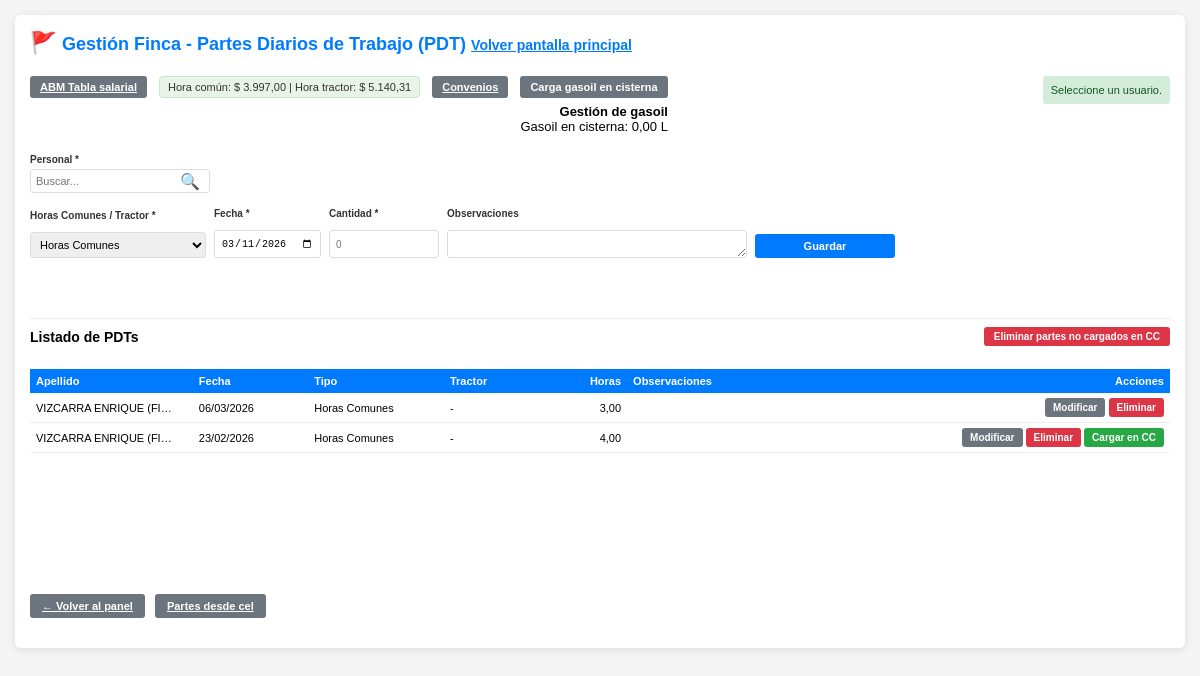
Page /gestionar_finca.php?cc=sin_usuario (signed in) on the earlier database version.
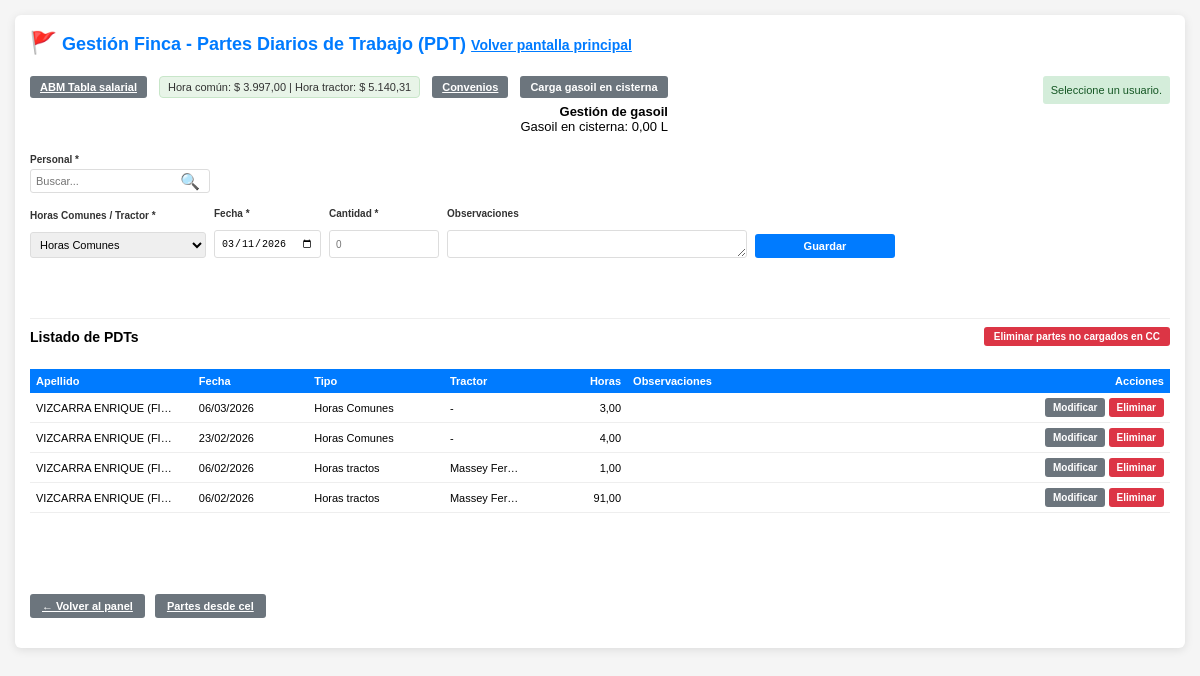
Same page on the later database version.
### tables this page shows
CREATE TABLE `pdt` (
  `id` int(11) NOT NULL AUTO_INCREMENT,
  `usuario_id` int(11) NOT NULL,
  `tipo_horas` enum('Horas tractos','Horas Comunes') NOT NULL DEFAULT 'Horas Comunes',
  `tractor` varchar(100) DEFAULT NULL,
  `fecha` date NOT NULL,
  `horas` decimal(5,2) DEFAULT 0.00,
  `cant_gasoil` decimal(6,2) DEFAULT NULL,
  `cambio_aceite` tinyint(1) DEFAULT 0,
  `en_cc` tinyint(1) DEFAULT 0,
  `observaciones` text DEFAULT NULL,
  `fecha_creacion` timestamp NOT NULL DEFAULT current_timestamp(),
  `fecha_modificacion` timestamp NOT NULL DEFAULT current_timestamp() ON UPDATE current_timestamp(),
  PRIMARY KEY (`id`),
  KEY `idx_usuario` (`usuario_id`),
  KEY `idx_fecha` (`fecha`),
  CONSTRAINT `pdt_ibfk_1` FOREIGN KEY (`usuario_id`) REFERENCES `usuarios` (`id`) ON DELETE CASCADE
);

CREATE TABLE `usuarios` (
  `id` int(11) NOT NULL AUTO_INCREMENT,
  `apellido` varchar(150) NOT NULL,
  `dni` varchar(20) NOT NULL,
  `cuit` varchar(25) DEFAULT NULL,
  `domicilio` varchar(200) DEFAULT NULL,
  `email` varchar(100) DEFAULT NULL,
  `celular` varchar(20) DEFAULT NULL,
  `consorcio` varchar(100) DEFAULT NULL,
  PRIMARY KEY (`id`)
);

### gestionar_finca.php (the view, shortened to what the changed rows need)
<?php
include 'db.php';
$desde_cel = DESDE_CEL;
if ($desde_cel) {
    $form_action_url = 'partes_desde_cel.php';
    $titulo_pagina = 'Partes desde cel';
} else {
    $form_action_url = 'gestionar_finca.php';
    $titulo_pagina = 'Gestión Finca - Partes Diarios de Trabajo (PDT)';
}
$es_nivel_0 = (isset($_SESSION['acceso_nivel']) && (int)$_SESSION['acceso_nivel'] === 0);
$lista_pdt = [];
$sql_lista = "SELECT p.id, p.usuario_id, p.tipo_horas, p.tractor, p.fecha, p.horas, p.cant_gasoil, p.cambio_aceite, p.en_cc, p.observaciones, u.apellido AS usuario_nombre FROM pdt p INNER JOIN usuarios u ON u.id = p.usuario_id ORDER BY p.fecha DESC, p.id DESC LIMIT 200";
$res_lista = mysqli_query($conexion, $sql_lista);
if ($res_lista) {
    while ($row = mysqli_fetch_assoc($res_lista)) {
        $keys = array_map('strtolower', array_keys($row));
        $combined = @array_combine($keys, array_values($row));
        $lista_pdt[] = (is_array($combined) ? $combined : $row);
    }
}
?>
<!DOCTYPE html>
<html lang="es">
<head>
</head>
<?php
        $url_esc_volver = $desde_cel ? ($es_nivel_0 ? 'logout.php' : 'gestionar_finca.php') : 'index.php';
        $js_esc = "if((e.keyCode||e.which)==27){var f=document.getElementById('formCargaGasoilSisterna');if(f&&f.style.display!='none'){f.style.display='none';return false;}";
        $js_esc .= "location.href='".addslashes($url_esc_volver)."';return false;}";
        ?>
<body onkeydown="var e=event||window.event;<?= $js_esc ?>">
    <div class="container">
        <div style="display: flex; align-items: flex-start; justify-content: space-between; gap: 20px; flex-wrap: wrap; margin-bottom: 15px;">
            <h2 style="margin: 0;"><span style="font-size: 1.2em;" title="PDT">🚩</span> <?= htmlspecialchars($titulo_pagina) ?> <a href="<?= $desde_cel ? ($es_nivel_0 ? 'logout.php' : 'gestionar_finca.php') : 'index.php' ?>" id="linkVolverEsc" style="font-size: 14px; color: #007bff;" title="Volver (ESC)">Volver pantalla principal</a></h2>
        <div style="margin-top: 24px; padding-top: 8px; position: relative; z-index: 2; clear: both; width: 100%; border-top: 1px solid #eee;">
            <div id="grid1" class="wrap-tabla-pdt">
        <table class="tabla-listado-pdt">
            <colgroup>
            </colgroup>
            <thead>
                <tr>
                    <th class="col-apellido">Apellido</th>
                    <th class="col-fecha">Fecha</th>
                    <th class="col-tipo">Tipo</th>
                    <th class="col-tractor">Tractor</th>
                    <th class="col-horas">Horas</th>
                    <th class="col-observaciones">Observaciones</th>
                    <th class="col-acciones">Acciones</th>
                </tr>
            </thead>
            <tbody>
                <?php $tiene_datos = count($lista_pdt) > 0; ?>
                <?php if ($tiene_datos): ?>
                    <?php foreach ($lista_pdt as $pdt): ?>
                        <?php
                        $p = function($k, $def = '') use ($pdt) {
                            $v = $pdt[$k] ?? $pdt[strtoupper($k)] ?? $pdt[ucfirst($k)] ?? $def;
                            return $v !== null && $v !== '' ? $v : $def;
                        };
                        $tiene_obs = !empty(trim((string)$p('observaciones', '')));
                        $uid = (int)$p('usuario_id', 0);
                        $nom = htmlspecialchars((string)$p('usuario_nombre', '-'));
                        $tipo = htmlspecialchars((string)$p('tipo_horas', '-'));
                        $tractor = htmlspecialchars((string)($p('tractor') ?: '-'));
                        $fechaRaw = $p('fecha', '');
                        $fechaFmt = $fechaRaw ? @date('d/m/Y', strtotime($fechaRaw)) : '-';
                        $horas = (float)$p('horas', 0);
                        $encc = (isset($pdt['en_cc']) ? (int)$pdt['en_cc'] : (int)($pdt['en_cc'] ?? 0));
                        $obs_raw = trim((string)$p('observaciones', ''));
                        $nom_show = (string)$nom; if (function_exists('mb_strlen') && function_exists('mb_substr') && mb_strlen($nom_show) > 20) { $nom_show = mb_substr($nom_show, 0, 20) . '…'; } elseif (strlen($nom_show) > 20) { $nom_show = substr($nom_show, 0, 20) . '…'; }
                        $tipo_show = (string)$tipo;
                        $tractor_show = (string)$tractor; if (function_exists('mb_strlen') && function_exists('mb_substr') && mb_strlen($tractor_show) > 10) { $tractor_show = mb_substr($tractor_show, 0, 10) . '…'; } elseif (strlen($tractor_show) > 10) { $tractor_show = substr($tractor_show, 0, 10) . '…'; }
                        ?>
                        <tr class="fila-pdt<?= $tiene_obs ? ' fila-con-observaciones' : '' ?>" data-usuario-id="<?= $uid ?>"<?= $tiene_obs ? ' title="Clic para ver observaciones"' : '' ?>>
                            <?php $horas_show = number_format($horas, 2, ',', '.'); if (strlen($horas_show) > 6) { $horas_show = substr($horas_show, 0, 6) . '…'; } ?>
                            <td class="col-apellido" title="<?= $nom ?>"><?= $nom_show ?></td>
                            <td class="col-fecha" title="<?= $fechaFmt ?>"><?= $fechaFmt ?></td>
                            <td class="col-tipo" title="<?= $tipo ?>"><?= $tipo_show ?></td>
                            <td class="col-tractor" title="<?= $tractor ?>"><?= $tractor_show ?></td>
                            <td class="col-horas" title="<?= number_format($horas, 2, ',', '.') ?>"><?= $horas_show ?></td>
                            <td class="col-observaciones" title="<?= htmlspecialchars($obs_raw) ?>"></td>
                            <td class="col-acciones">
                                <div style="display: flex; justify-content: flex-end; width: 100%;">
                                <div class="acciones-botones">
                                    <form method="POST" action="<?= htmlspecialchars($form_action_url) ?>" style="display:inline;">
                                        <button type="submit" name="editar" class="btn btn-secondary">Modificar</button>
                                    </form>
                                    <form method="POST" action="<?= htmlspecialchars($form_action_url) ?>" style="display:inline;">
                                        <button type="submit" name="eliminar" class="btn btn-danger" onclick="return confirm('¿Eliminar este PDT?')">Eliminar</button>
                                    </form>
                                    <?php if ($encc == 0 && !$desde_cel): ?>
                                    <form method="POST" action="<?= htmlspecialchars($form_action_url) ?>" style="display:inline;">
                                        <button type="submit" name="cargar_cc" class="btn btn-success">Cargar en CC</button>
                                    </form>
                                    <?php endif; ?>
                                </div>
                                </div>
                            </td>
                        </tr>
                    <?php endforeach; ?>
                <?php else: ?>
                    <tr>
                        <td colspan="7" style="text-align: center; padding: 15px; color: #666; font-size: 11px;">No hay partes diarios de trabajo registrados.</td>
                    </tr>
                <?php endif; ?>
            </tbody>
        </table>
            </div>
        </div>
    </div>
</body>
</html>

Differences in the rows shown:
changed pdt (number 2 of 4 on the later page): no longer shows "Cargar en CC"
added pdt: usuario.apellido "VIZCARRA ENRIQUE (FI…", fecha "06/02/2026", tipo_horas "Horas tractos", tractor "Massey Fer…", horas "1,00"
added pdt: usuario.apellido "VIZCARRA ENRIQUE (FI…", fecha "06/02/2026", tipo_horas "Horas tractos", tractor "Massey Fer…", horas "91,00"
